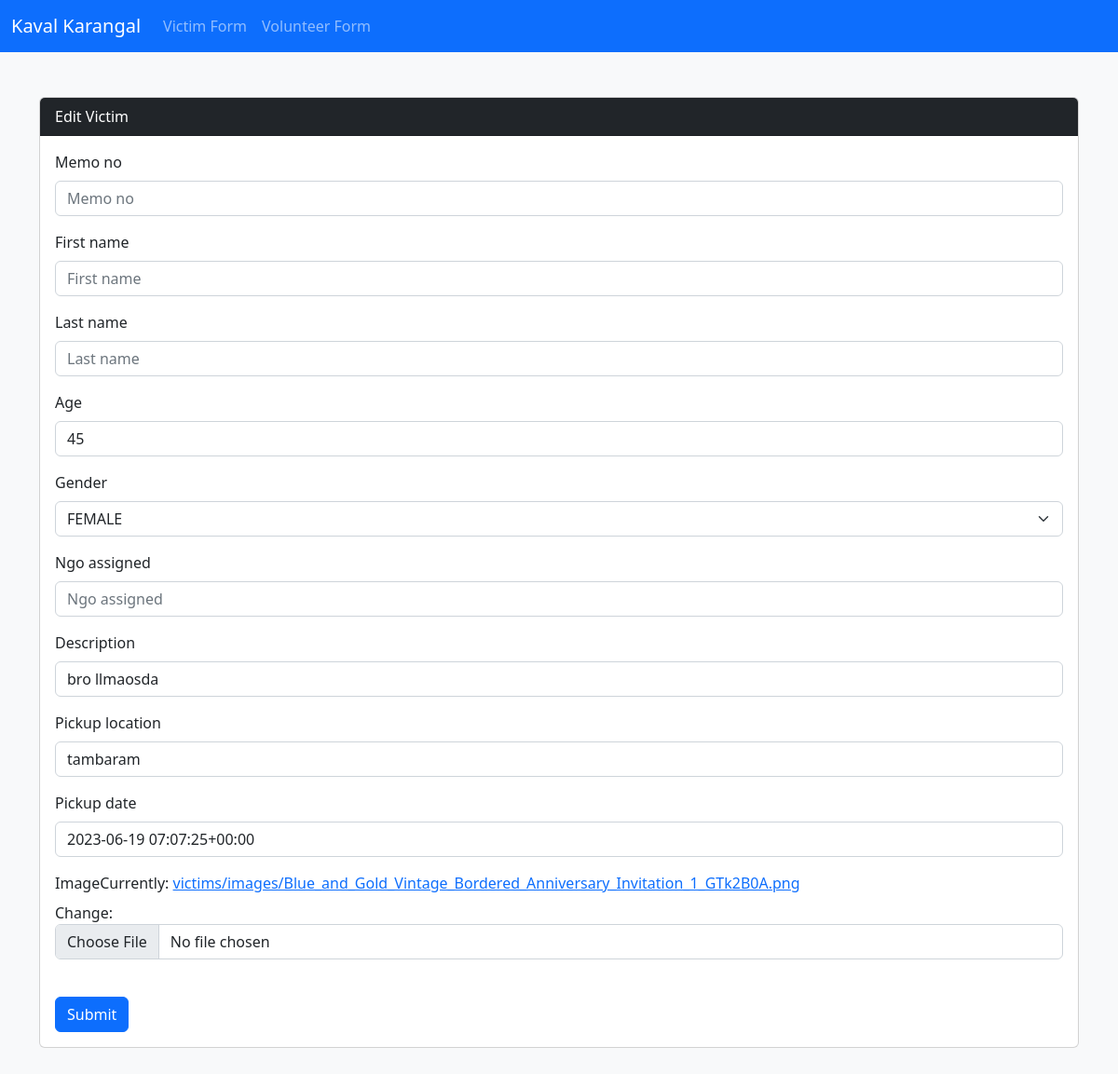
Screenshot of /victims/update/26b758babeae459b8f5c3dcac28b65d1/ with the database file from the repository.
### victims/models.py (models this page shows, shortened)
class All_profiles(models.Model):
    GENDER_LISTS=(
        ('MALE','MALE'),
        ('FEMALE','FEMALE'),
        ('OTHER','OTHER')
    )
    id = models.CharField(max_length=22, primary_key=True, default=shortuuid.uuid, editable=False)
    memo_no = models.IntegerField(default="",blank =True)
    first_name = models.CharField(max_length=50,default="",blank=True)
    last_name = models.CharField(max_length=50, default="", blank=True)
    age = models.IntegerField(default="",blank=True)
    gender = models.CharField(max_length=20,choices=GENDER_LISTS,blank=True)
    ngo_assigned = models.CharField(max_length=100,default="",blank=True)
    description = models.CharField(max_length=1000)
    pickup_location = models.CharField(max_length=1000)
    pickup_date = models.DateTimeField()
    Image = models.ImageField(upload_to="victims/images",default="")
    class Meta:
        verbose_name = "All Profile"

### victims/views.py (the view)
# urls.py: path("update/<str:pk>/", update_view, name="update_view")
def update_view(request, pk):
    object = get_object_or_404(All_profiles,pk=pk)  # Use the passed pk argument instead of hardcoding it
    if request.method == "POST":
        form = AllProfileForm(request.POST, request.FILES, instance=object)
        if form.is_valid():
            form.save()
            return redirect(reverse("victims:index"))
    else:
        form = AllProfileForm(instance=object)
    return render(request,"victims/update.html", {"form": form, "object": object})

### victims/forms.py
class AllProfileForm(forms.ModelForm):
    pickup_date = forms.DateField(widget=DatePickerInput())
    class Meta:
        model = All_profiles
        fields = "__all__"

### victims/templates/victims/update.html (shortened to what this page needs)
{% extends "layout/base.html" %}
{% load django_bootstrap5 %}
{% block content %}
<div class="container my-5">
    <div class="card">
        <div class="card-header bg-dark text-white ">Edit Victim</div>
        <div class="card-body">
            <form novalidate method="post" enctype="multipart/form-data">
                {% bootstrap_form form %}
                <input class="btn btn-primary mt-4" type="submit" value="Submit">
            </form>
        </div>
        </div>
    </div>
{% endblock %}

### rows the page displays
All_profiles: age "45", gender "FEMALE", description "bro llmaosda", pickup_location "tambaram", pickup_date "2023-06-19 07:07:25+00:00"
